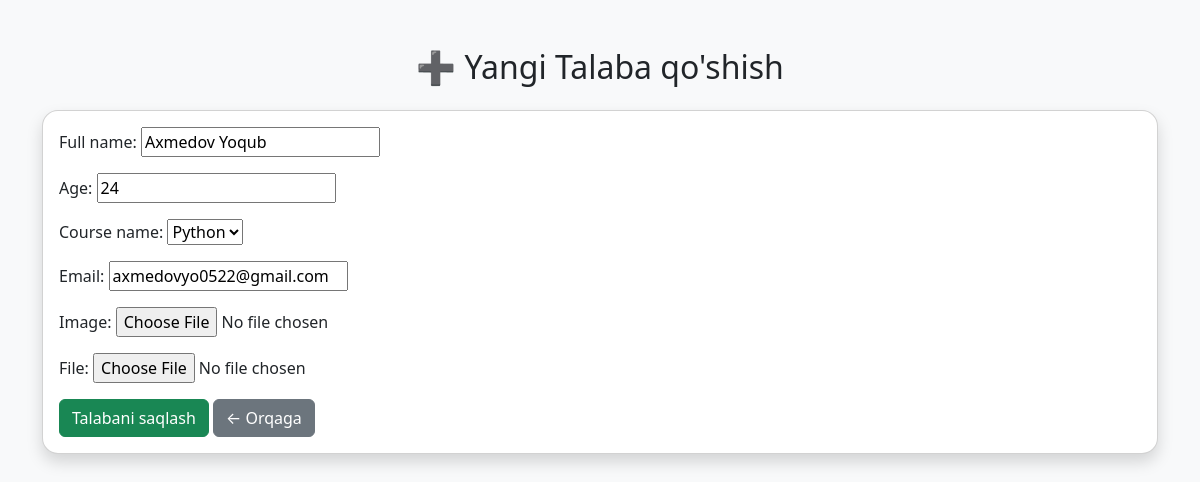
The app's page /new/student/update/1/ with its own data.
### new/models.py (models this page shows, shortened)
class Student(models.Model):
    full_name = models.CharField(max_length=100)
    age = models.IntegerField()
    course_name = models.ForeignKey(Course, models.PROTECT)
    email = models.EmailField(unique=True)
    image = models.ImageField(blank=True,null=True, upload_to='images/')
    file = models.FileField(blank=True,null=True, upload_to='images/')
    registration_date = models.DateTimeField(auto_now_add=True)
    is_active = models.BooleanField(default=True)

### new/views.py (the view)
# urls.py: path('student/update/<int:pk>/', student_update, name='student-update'),
def student_update(request, pk):
    student=Student.objects.get(pk=pk)
    if request.method == 'POST':
        form = StudentForm(request.POST,request.FILES, instance=student)
        if form.is_valid():
            form.save()
            return redirect('student-list')
    else:
        form = StudentForm(instance=student)
    return render(request, 'create_student.html', {'form': form})

### new/forms.py
class StudentForm(forms.ModelForm):
    class Meta:
        model = Student
        fields=['full_name','age','course_name','email','image','file']

### new/models.py (called while the page is built)
    def __str__(self):
        return self.name

### templates/create_student.html (shortened to what this page needs)
<!DOCTYPE html>
<html lang="en">
<head>
    <link href="https://cdn.jsdelivr.net/npm/bootstrap@5.3.3/dist/css/bootstrap.min.css" rel="stylesheet">
</head>
<body class="bg-light">
<div class="container py-5">
    <h2 class="text-center mb-4">➕ Yangi Talaba qo'shish</h2>
    <div class="card shadow rounded-4">
        <div class="card-body">
            <form method="POST" enctype="multipart/form-data">
                {{ form.as_p }}
                <button type="submit" class="btn btn-success">Talabani saqlash</button>
                <a href="{% url 'student-list' %}" class="btn btn-secondary">← Orqaga</a>
            </form>
        </div>
    </div>
</div>
</body>
</html>

### records on screen
Student: full_name "Axmedov Yoqub", age "24", course_name "Python", email "axmedovyo0522@gmail.com"
